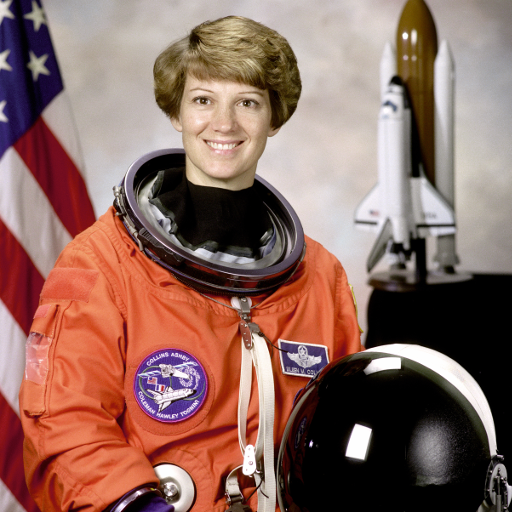
#> input picture skimage.data.astronaut(), 512 x 512 px
$ python greyscale.py
#> lines starting #> are read from the running program, lines starting #| are printed output that depends on the picture
#import library yang digunakan
import matplotlib.pyplot as plt
from skimage import data
from skimage.io import imread
from skimage.color import rgb2gray

#memanggil, membaca, dan melihat bentuk/format gambar yang diambil dari skimage dan local file
astroImage = data.astronaut()
#> astroImage is the input picture: shape (512, 512, 3); mean R, G, B 141.6, 105.8, 96.5
loadImage = imread(fname="image/slf.jpeg")
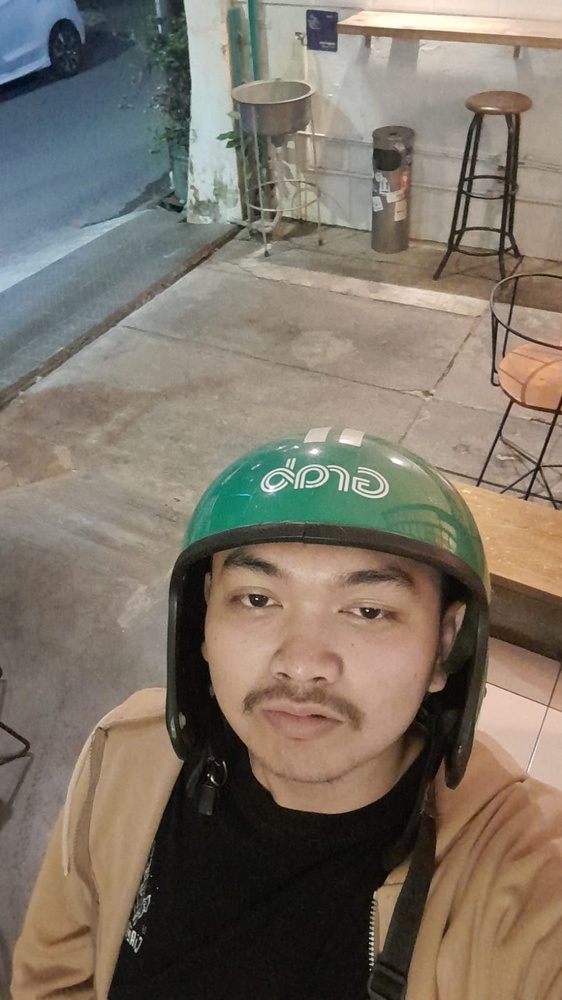
#> input picture image/slf.jpeg, 562 x 1000 px, shrunk from 900 x 1600 before the run
#> loadImage is the input picture: shape (1000, 562, 3); mean R, G, B 125.3, 116, 103.4
print('astroImage shape = ',astroImage.shape)
#| astroImage shape =  (512, 512, 3)
print('loadImage shape = ',loadImage.shape)
#| loadImage shape =  (1000, 562, 3)

#merubah format gambar menjadi greyscale
astroGray = rgb2gray(astroImage)
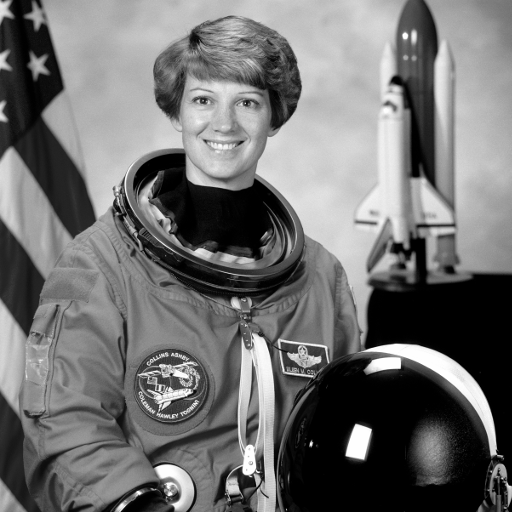
#> astroGray: shape (512, 512) float64; min 0, max 1, mean 0.442
loadGray = rgb2gray(loadImage)
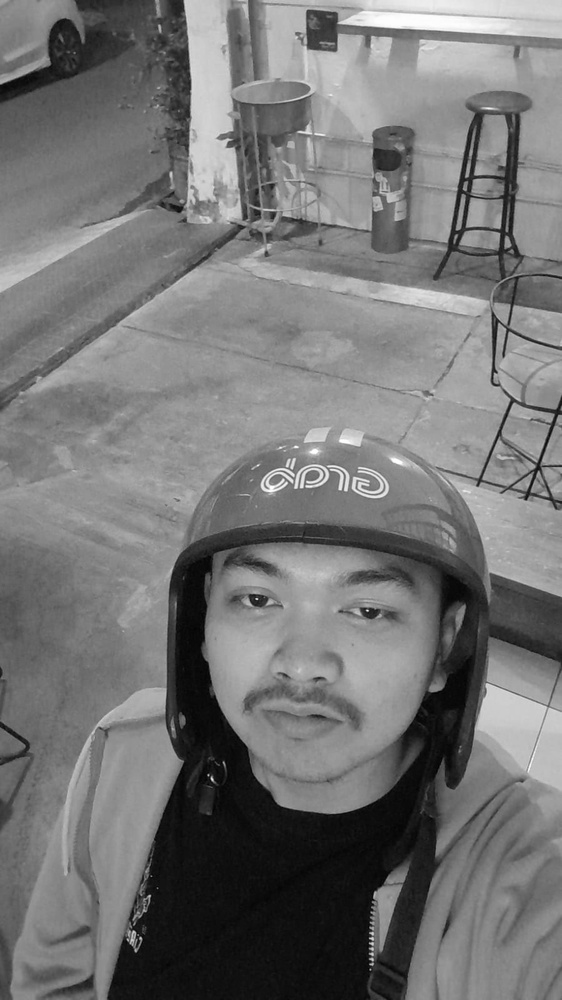
#> loadGray: shape (1000, 562) float64; min 0.00583, max 1, mean 0.459
print('astroGray shape = ',astroGray.shape)
#| astroGray shape =  (512, 512)
print('loadGray shape = ',loadGray.shape)
#| loadGray shape =  (1000, 562)

#menentukan ukuran plot menggunakan library matplotlib
fig, axes = plt.subplots(2, 2, figsize=(10, 10))
ax = axes.ravel()

#membuat judul dan subplot yang ingin ditampilkan
ax[0].imshow(astroImage)
ax[0].set_title("Astronaut RGB Image")
ax[1].imshow(loadImage)
ax[1].set_title("Load RGB Image")
ax[2].imshow(astroGray,cmap=plt.cm.gray)
ax[2].set_title("Astronaut Grayscale Image")
ax[3].imshow(loadGray,cmap=plt.cm.gray)
ax[3].set_title("Load Grayscale Image")

#merubah gambar grayscale secara manual
astroGray = astroImage.copy()
astroGray = (astroGray[:,:,0]*0.299) + (astroGray[:,:,0]*0.7154) + (astroGray[:,:,0]*0.0721)
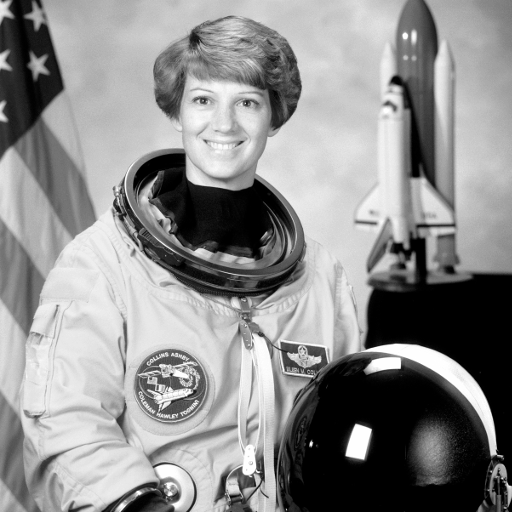
#> astroGray: shape (512, 512) float64; min 0, max 277.1, mean 153.8; drawn with min black and max white
loadGray = loadImage.copy()
loadGray = (loadGray[:,:,0]*0.299) + (loadGray[:,:,0]*0.7154) + (loadGray[:,:,0]*0.0721)
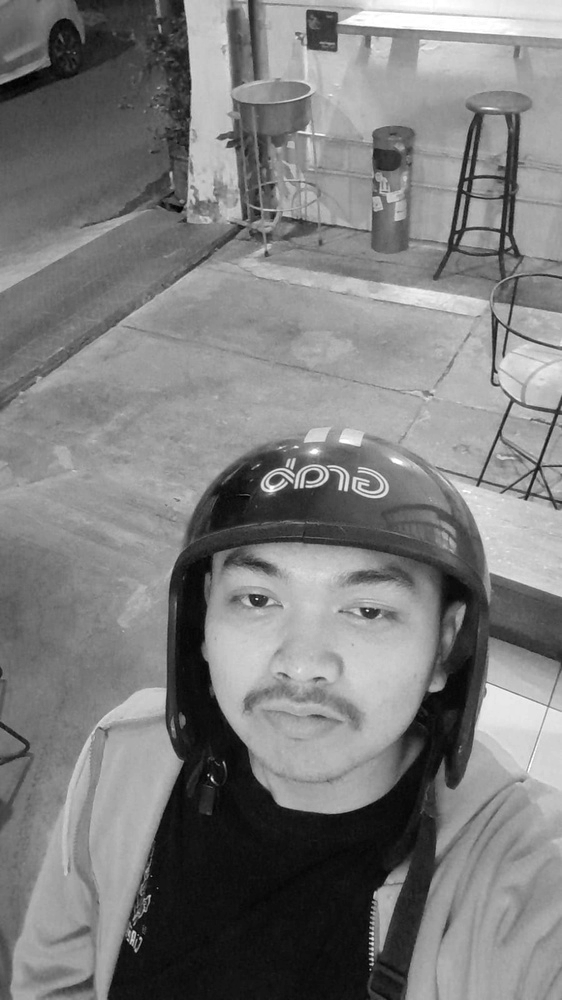
#> loadGray: shape (1000, 562) float64; min 0, max 277.1, mean 136.2; drawn with min black and max white
print('astroGray shape = ',astroGray.shape)
#| astroGray shape =  (512, 512)
print('loadGray shape = ',loadGray.shape)
#| loadGray shape =  (1000, 562)

#menentukan ukuran plot menggunakan library matplotlib
fig, axes = plt.subplots(1, 2, figsize=(10, 10))
ax = axes.ravel()

#membuat judul dan subplot yang ingin ditampilkan
ax[0].imshow(astroGray, cmap=plt.cm.gray)
ax[0].set_title("Original")
ax[1].imshow(loadGray, cmap=plt.cm.gray)
ax[1].set_title("Grayscale")

#memunculkan plot
fig.tight_layout()
plt.show()
